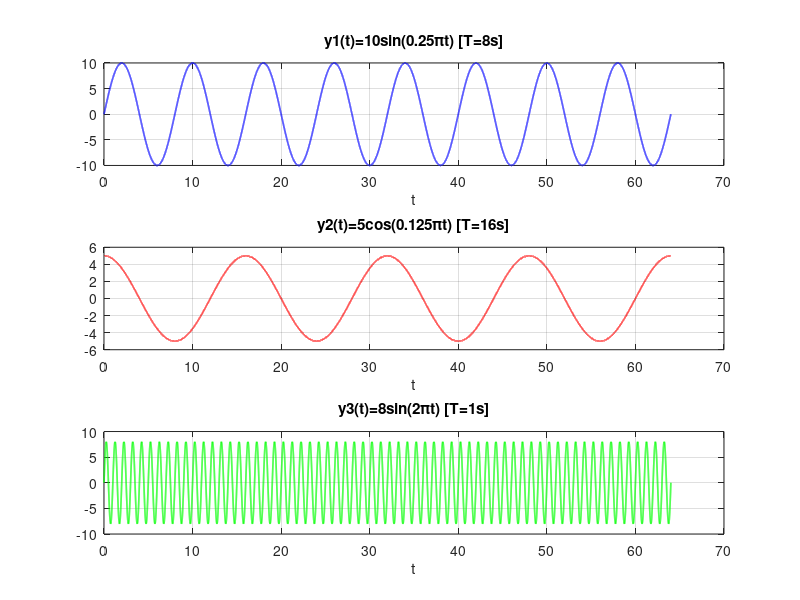

Source code (MATLAB): (Note: this script raises an error after producing the figure.)
% ============================================
% Question II - CORRECTED FINAL
% ============================================
clc; clear; close all;

t = 0:0.001:64;

y1 = 10 * sin(0.25*pi*t);
y2 = 5  * cos(0.125*pi*t);
y3 = 8  * sin(2*pi*t);

% --- Part 2: Subplots ---
figure(1);
subplot(3,1,1); plot(t,y1,'b','LineWidth',1.2);
title('y1(t)=10sin(0.25\pit) [T=8s]'); xlabel('t'); grid on;
subplot(3,1,2); plot(t,y2,'r','LineWidth',1.2);
title('y2(t)=5cos(0.125\pit) [T=16s]'); xlabel('t'); grid on;
subplot(3,1,3); plot(t,y3,'g','LineWidth',1.2);
title('y3(t)=8sin(2\pit) [T=1s]'); xlabel('t'); grid on;
sgtitle('Q II - Part 2: Individual Signals');

% --- Part 3: Combined on same figure ---
m1 = y1 + y2;
m2 = y1 - y2;
m3 = y2 .* y3;
m4 = y1 .* y3;

figure(2);
plot(t,m1,'b','LineWidth',1.2); hold on;
plot(t,m2,'r','LineWidth',1.2);
plot(t,m3,'g','LineWidth',1.2);
plot(t,m4,'m','LineWidth',1.2);
legend('m1=y1+y2','m2=y1-y2','m3=y2*y3','m4=y1*y3');
title('Q II - Part 3: Combined Signals'); xlabel('t'); grid on;

% --- Part 4: Periodicity Analysis ---
fprintf('\n========== Part 4: Signal Analysis ==========\n\n');

T_y1=8; T_y2=16; T_y3=1;

T_m1 = lcm(T_y1, T_y2);
fprintf('m1 = y1+y2:\n');
fprintf('  Periodic: YES, T = LCM(%d,%d) = %d s\n', T_y1,T_y2,T_m1);
fprintf('  Alternating: YES (oscillates around zero)\n');
fprintf('  Half-wave odd symmetry: NO\n');
fprintf('  Proof: m1(t+8)=10sin(0.25pi*t)-5cos(0.125pi*t) != -m1(t)\n\n');

T_m2 = lcm(T_y1, T_y2);
fprintf('m2 = y1-y2:\n');
fprintf('  Periodic: YES, T = %d s\n', T_m2);
fprintf('  Alternating: YES\n');
fprintf('  Half-wave odd symmetry: NO\n\n');

T_m3 = lcm(T_y2, T_y3);
fprintf('m3 = y2*y3:\n');
fprintf('  Periodic: YES, T = LCM(%d,%d) = %d s\n', T_y2,T_y3,T_m3);
fprintf('  Alternating: YES\n');
fprintf('  Half-wave odd symmetry: YES\n');
fprintf('  Proof: m3(t+8)=40sin(2pi*t)*(-cos(0.125pi*t))=-m3(t)\n\n');

T_m4 = lcm(T_y1, T_y3);
fprintf('m4 = y1*y3:\n');
fprintf('  Periodic: YES, T = LCM(%d,%d) = %d s\n', T_y1,T_y3,T_m4);
fprintf('  Alternating: YES\n');
fprintf('  Half-wave odd symmetry: YES\n');
fprintf('  Proof: m4(t+4)=80*(-sin(0.25pi*t))*sin(2pi*t)=-m4(t)\n\n');

% --- Part 5: Amplitude Spectrum ---
Fs = 1/0.001;
N  = length(t);
f  = (0:floor(N/2)) * (Fs/N);

signals = {m1, m2, m3, m4};
names   = {'m1=y1+y2','m2=y1-y2','m3=y2*y3','m4=y1*y3'};

figure(3);
for k = 1:4
    Y   = fft(signals{k}, N);
    amp = (2/N)*abs(Y(1:floor(N/2)+1));
    amp(1) = amp(1)/2;
    subplot(4,1,k);
    stem(f, amp, 'filled','MarkerSize',3);
    xlim([0 3]);
    title(['Amplitude Spectrum of ' names{k}]);
    xlabel('f (Hz)'); ylabel('|X(f)|'); grid on;
end
sgtitle('Q II - Part 5: Amplitude Spectra');
